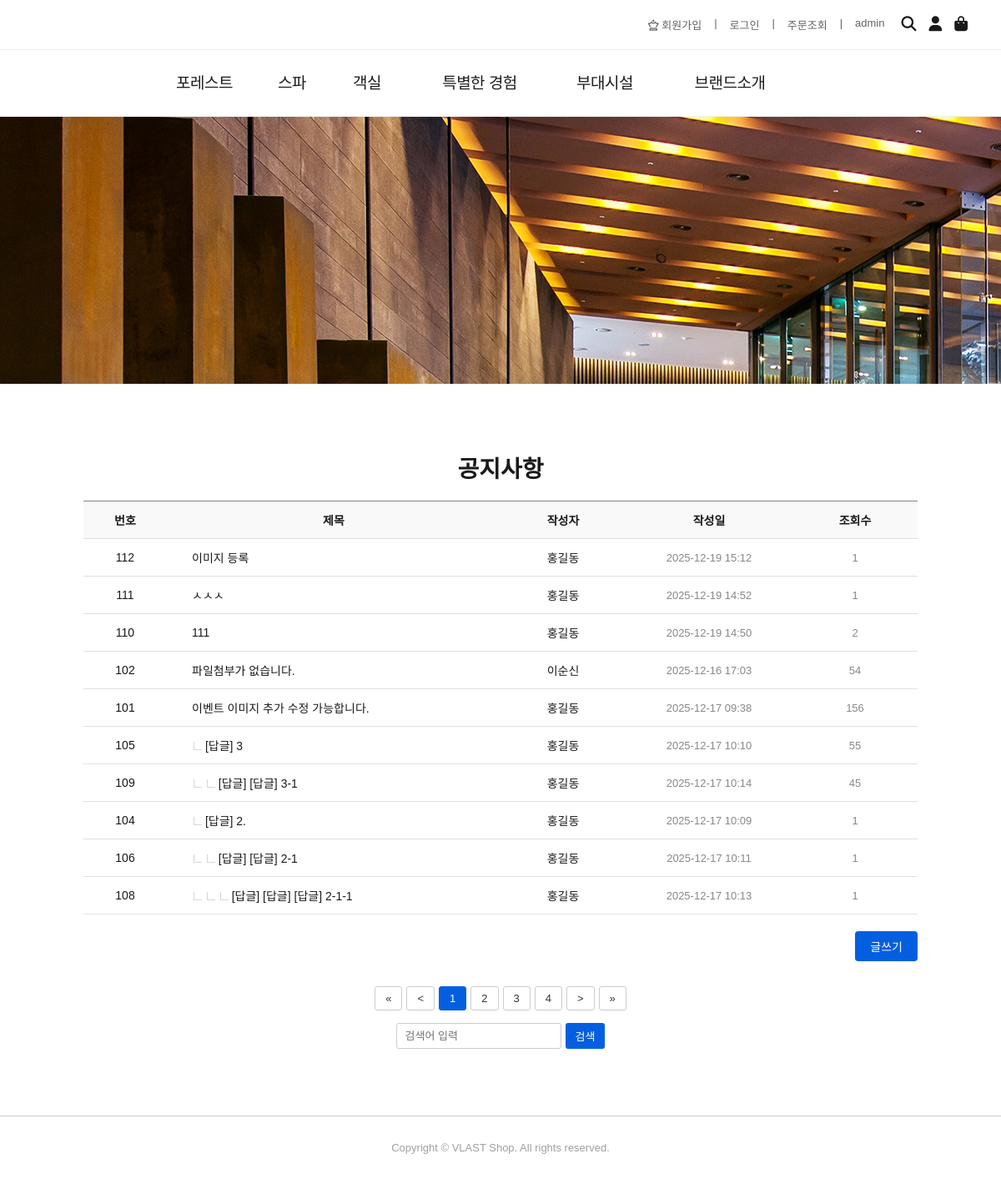
Before: /board/list/ with the older database file.
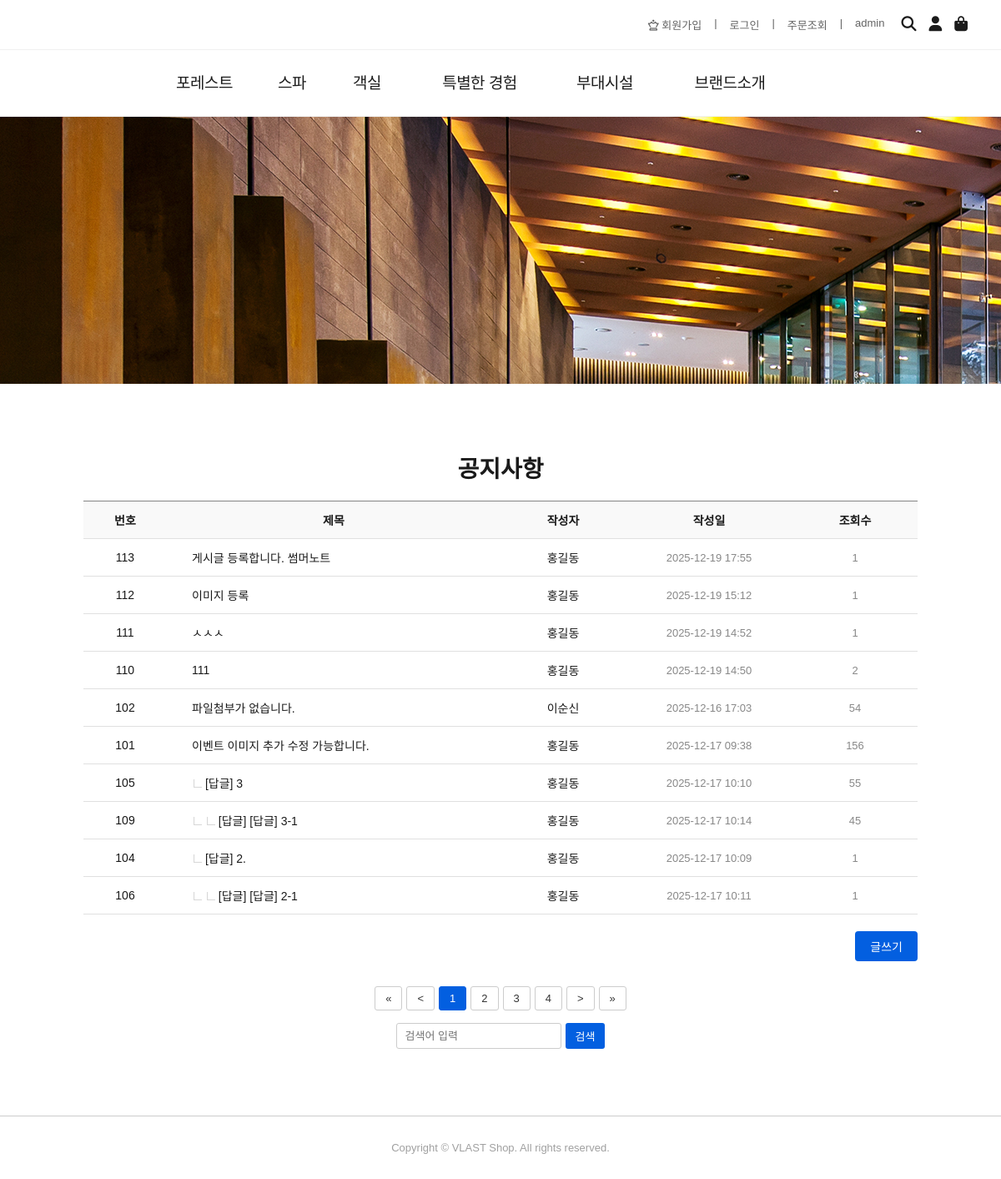
After: the same page with the newer database file.
### board/models.py (models this page shows, shortened)
class Board(models.Model):
    bno = models.AutoField(primary_key=True)
    btitle = models.CharField(max_length=1000)
    bcontent = models.TextField()
    member = models.ForeignKey(Member,on_delete=models.SET_NULL,null=True)
    bgroup = models.IntegerField(default=0)
    bstep = models.IntegerField(default=0)
    bindent = models.IntegerField(default=0)
    bhit = models.IntegerField(default=0) #조회수
    bfile = models.FileField(default='',null=True)
    bdate = models.DateTimeField(auto_now=True)

### member/models.py (models this page shows, shortened)
class Member(models.Model):
    id = models.CharField(max_length=50,primary_key=True)
    pw = models.CharField(max_length=100)
    name = models.CharField(max_length=50)
    phone = models.CharField(max_length=13,default='010-0000-0000')
    gender = models.CharField(max_length=10,default='남자')
    hobby = models.CharField(max_length=100,default='게임')
    mdate = models.DateTimeField(auto_now=True)

### board/views.py (the view)
# urls.py: path('list/', views.list, name='list'),
def list(request):
    qs = Board.objects.all().order_by('-bgroup','bstep')
    paginator = Paginator(qs,10)  # 101 -> 11
    page = int(request.GET.get('page',1))
    list_qs = paginator.get_page(page) # 1page -> 게시글 10개를 전달
    context = {'list':list_qs,'page':page}
    return render(request,'board/list.html',context)

### board/templates/board/list.html (shortened to what this page needs)
{% extends "base.html" %}
{% block css-block %}
<link rel='stylesheet' href='/static/css/list.css'>
{% endblock css-block %}
{% block body-block %}
  <div class="board-container">
    <div class="board-title">공지사항</div>
    <table class="board-table">
      <colgroup>
        <col width='10%'>
        <col width='*'>
        <col width='15%'>
        <col width='20%'>
        <col width='15%'>
      </colgroup>
      <thead>
        <tr>
          <th>번호</th>
          <th>제목</th>
          <th>작성자</th>
          <th>작성일</th>
          <th>조회수</th>
        </tr>
      </thead>
      <tbody>
        {% if list %}
          {% for b in list  %}
            <tr>
              <td>{{b.bno}}</td>
              <td class="title">
                <a href="/board/view/{{b.bno}}/">
                  {% for i in ''|rjust:b.bindent %}
                  <img src='/static/images/icon_reply.292031fe.png' style='width:10px;margin-left:2px;' >
                  {% endfor %}
                  {{b.btitle}}
                </a>
              </td>
              <td>{{b.member.name}}</td>
              <td class="date">{{b.bdate|date:'Y-m-d H:i'}}</td>
              <td class="views">{{b.bhit}}</td>
            </tr>
          {% endfor %}
        {% else %}
          <tr>
            <td colspan='5'>데이터가 없습니다.</td>
          </tr>
        {% endif %}
      </tbody>
    </table>
    <div class="write-box">
      <a href="/board/write/" class="write-btn">글쓰기</a>
    </div>
    <div class="board-footer" >
        <div class="pagination">
            {% if list.has_previous  %}
              <a href="/board/list/?page=1">&laquo;</a>
              <a href="/board/list/?page={{list.previous_page_number}}">&lt;</a>
            {% else %}
              <a>&laquo;</a>
              <a>&lt;</a>
            {% endif %}
            {% for p in list.paginator.page_range  %}
               {% if p >= list.number|add:'-3' and p <= list.number|add:'3' %}
                  {% if p == list.number %}
                      <a class="active">{{p}}</a>
                  {% else %}
                      <a href="/board/list/?page={{p}}">{{p}}</a>
                  {% endif %}
               {% endif %}
            {% endfor %}
            {% if list.has_next  %}
              <a href="/board/list/?page={{list.next_page_number}}">&gt;</a>
              <a href="/board/list/?page={{list.paginator.num_pages}}">&raquo;</a>
            {% else %}
              <a>&gt;</a>
              <a>&raquo;</a>
            {% endif %}
        </div>
        <div class="search-box">
            <input type="text" placeholder="검색어 입력">
            <button>검색</button>
        </div>
    </div>
  </div>
{% endblock body-block %}

### templates/base.html (shortened to what this page needs)
<!DOCTYPE html>
<html lang="ko">
<head>
  <link rel="stylesheet" href="https://cdnjs.cloudflare.com/ajax/libs/font-awesome/6.1.0/css/all.min.css" />
  <link rel='stylesheet' href='/static/css/style.css' >
  {% block css-block %}
  {% endblock css-block %}
</head>
<body>
  <div class="header">
    <div class="top-menu">
      <a href="#"><i class="fa-regular fa-chess-queen"></i> 회원가입</a> |
      <a href="/member/login/">로그인</a> |
      <a href="#">주문조회</a> |
      <a href="/admin/">admin</a>
    </div>
    <div class="icons">
      <i class="fas fa-search"></i>
      <i class="fas fa-user"></i>
      <a href='/'><i class="fas fa-shopping-bag"></i></a>
    </div>
  </div>
  <nav>
    <ul>
      <li><a href="#">포레스트</a></li>
      <li><a href="#">스파</a></li>
      <li><a href="#">객실</a></li>
      <li><a href="#">특별한 경험</a></li>
      <li><a href="#">부대시설</a></li>
      <li><a href="#">브랜드소개</a></li>
    </ul>
  </nav>
  <div class="banner"></div>
  {% block body-block %}
  {% endblock body-block %}
  <footer>
    Copyright © VLAST Shop. All rights reserved.
  </footer>
</body>
</html>

### static/css/style.css (style rules this page uses)
body { font-family: 'Arial', sans-serif; margin: 0; padding: 0; background: #fff; color: #1a1a1a; }
.header { width: 100%; height: 60px; display: flex; justify-content: flex-end; align-items: center; padding: 0 40px; box-sizing: border-box; border-bottom: 1px solid #f0f0f0; }
.top-menu { display: flex; gap: 15px; font-size: 13px; color: #636363; margin-right: 20px; }
.top-menu a { text-decoration: none; color: #636363; }
.icons { display: flex; gap: 15px; font-size: 18px; cursor: pointer; }
a { text-decoration: none; color: inherit; }
.banner { width:100%; height:320px; background: url('/static/images/bg_topBg1_2.jpg'); }
nav { width:100%; height:80px; box-sizing: border-box; border-bottom: 1px solid #f0f0f0; }
nav ul { display: flex; list-style: none; width:900px; height:80px; margin:0 auto; }
nav ul li { width:150px; height:80px; font-size: 19px; font-weight: 500; color:#1d1d1d; text-align: center; letter-spacing: -0.5px; line-height: 80px; }
nav ul li:nth-child(2) { width:60px; }
nav ul li:nth-child(3) { width:120px; }
nav ul li a { display: inline-block; height:77px; }

### static/css/list.css (style rules this page uses)
body { font-family: 'Arial', sans-serif; margin: 0; padding: 0; background: #fff; color: #1a1a1a; }
.header { width: 100%; height: 60px; display: flex; justify-content: flex-end; align-items: center; padding: 0 40px; box-sizing: border-box; border-bottom: 1px solid #f0f0f0; }
.top-menu { display: flex; gap: 15px; font-size: 13px; color: #636363; margin-right: 20px; }
.top-menu a { text-decoration: none; color: #636363; }
.icons { display: flex; gap: 15px; font-size: 18px; cursor: pointer; }
.board-container { max-width: 1000px; margin: 80px auto; padding: 0 20px; }
.board-title { font-size: 28px; font-weight: bold; margin-bottom: 20px; text-align: center; }
table.board-table { width: 100%; border-collapse: collapse; font-size: 14px; }
.board-table th, .board-table td { border-bottom: 1px solid #e0e0e0; padding: 12px 10px; text-align: center; }
.board-table th { background-color: #f9f9f9; font-weight: 600; border-top:1px solid #848484; }
.board-table td.title { text-align:left; padding-left:30px; }
.board-table td.title a { color: #1a1a1a; text-decoration: none; }
.board-table td.date, .board-table td.views { color: #888; font-size: 13px; }
.write-box { width: 100%; display: flex; justify-content: flex-end; margin-top: 20px; }
.write-btn { padding: 8px 18px; background-color: #035fe0; color: #fff; font-size: 14px; border-radius: 4px; text-decoration: none; }
.board-footer { margin-top: 30px; display: flex; justify-content: space-between; align-items: center; flex-wrap: wrap; gap: 10px; }
.pagination { display: flex; gap: 5px; justify-content: center; }
.pagination a { padding: 6px 12px; text-decoration: none; border: 1px solid #ccc; color: #333; font-size: 13px; border-radius: 3px; }
.pagination a.active { background-color: #035fe0; color: white; border-color: #035fe0; }
.search-box { display: flex; gap: 5px; justify-content: center; }
.search-box input { padding: 6px 10px; border: 1px solid #ccc; border-radius: 3px; font-size: 13px; }
.search-box button { padding: 6px 12px; background-color: #035fe0; color: white; border: none; border-radius: 3px; font-size: 13px; cursor: pointer; }
.board-footer { margin-top: 30px; display: flex; flex-direction: column; align-items: center; gap: 15px; }
footer { border-top: 1px solid #ccc; padding: 30px; text-align: center; font-size: 13px; color: #A0A0A0; }

Changed rows visible on the page:
no longer on this page (row unchanged): Board: bno "108", bindent 3 (drawn), btitle "[답글] [답글] [답글] 2-1-1", member.name "홍길동", bdate "2025-12-17 10:13", bhit "1"
added Board: bno "113", btitle "게시글 등록합니다. 썸머노트", member.name "홍길동", bdate "2025-12-19 17:55", bhit "1"
